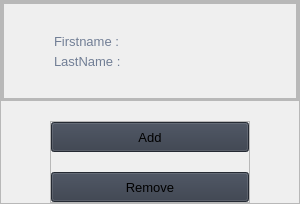
                                         <widget class="QFrame" name="frame_17">
                                          <property name="minimumSize">
                                           <size>
                                            <width>300</width>
                                            <height>0</height>
                                           </size>
                                          </property>
                                          <property name="frameShape">
                                           <enum>QFrame::StyledPanel</enum>
                                          </property>
                                          <property name="frameShadow">
                                           <enum>QFrame::Raised</enum>
                                          </property>
                                          <layout class="QVBoxLayout" name="verticalLayout_44">
                                           <property name="spacing">
                                            <number>20</number>
                                           </property>
                                           <property name="leftMargin">
                                            <number>0</number>
                                           </property>
                                           <property name="topMargin">
                                            <number>0</number>
                                           </property>
                                           <property name="rightMargin">
                                            <number>0</number>
                                           </property>
                                           <property name="bottomMargin">
                                            <number>0</number>
                                           </property>
                                           <item>
                                            <widget class="QFrame" name="frame_24">
                                             <property name="minimumSize">
                                              <size>
                                               <width>0</width>
                                               <height>100</height>
                                              </size>
                                             </property>
                                             <property name="frameShape">
                                              <enum>QFrame::StyledPanel</enum>
                                             </property>
                                             <property name="frameShadow">
                                              <enum>QFrame::Raised</enum>
                                             </property>
                                             <layout class="QVBoxLayout" name="verticalLayout_47">
                                              <property name="spacing">
                                               <number>0</number>
                                              </property>
                                              <property name="leftMargin">
                                               <number>0</number>
                                              </property>
                                              <property name="topMargin">
                                               <number>0</number>
                                              </property>
                                              <property name="rightMargin">
                                               <number>0</number>
                                              </property>
                                              <property name="bottomMargin">
                                               <number>0</number>
                                              </property>
                                              <item>
                                               <widget class="QFrame" name="frame_25">
                                                <property name="frameShape">
                                                 <enum>QFrame::StyledPanel</enum>
                                                </property>
                                                <property name="frameShadow">
                                                 <enum>QFrame::Raised</enum>
                                                </property>
                                                <layout class="QHBoxLayout" name="horizontalLayout_21">
                                                 <property name="spacing">
                                                  <number>0</number>
                                                 </property>
                                                 <property name="leftMargin">
                                                  <number>0</number>
                                                 </property>
                                                 <property name="topMargin">
                                                  <number>0</number>
                                                 </property>
                                                 <property name="rightMargin">
                                                  <number>0</number>
                                                 </property>
                                                 <property name="bottomMargin">
                                                  <number>0</number>
                                                 </property>
                                                 <item>
                                                  <widget class="QFrame" name="frame_27">
                                                   <property name="frameShape">
                                                    <enum>QFrame::StyledPanel</enum>
                                                   </property>
                                                   <property name="frameShadow">
                                                    <enum>QFrame::Raised</enum>
                                                   </property>
                                                   <layout class="QVBoxLayout" name="verticalLayout_50">
                                                    <property name="spacing">
                                                     <number>0</number>
                                                    </property>
                                                    <property name="leftMargin">
                                                     <number>0</number>
                                                    </property>
                                                    <property name="topMargin">
                                                     <number>0</number>
                                                    </property>
                                                    <property name="rightMargin">
                                                     <number>0</number>
                                                    </property>
                                                    <property name="bottomMargin">
                                                     <number>0</number>
                                                    </property>
                                                    <item>
                                                     <layout class="QGridLayout" name="gridLayout_6" columnstretch="0,0">
                                                      <property name="sizeConstraint">
                                                       <enum>QLayout::SetFixedSize</enum>
                                                      </property>
                                                      <property name="leftMargin">
                                                       <number>50</number>
                                                      </property>
                                                      <property name="topMargin">
                                                       <number>0</number>
                                                      </property>
                                                      <property name="rightMargin">
                                                       <number>50</number>
                                                      </property>
                                                      <property name="horizontalSpacing">
                                                       <number>0</number>
                                                      </property>
                                                      <property name="verticalSpacing">
                                                       <number>5</number>
                                                      </property>
                                                      <item row="0" column="0" alignment="Qt::AlignBottom">
                                                       <widget class="QLabel" name="error_images_2">
                                                        <property name="font">
                                                         <font>
                                                          <family>Segoe UI</family>
                                                          <pointsize>10</pointsize>
                                                          <weight>50</weight>
                                                          <italic>false</italic>
                                                          <bold>false</bold>
                                                         </font>
                                                        </property>
                                                        <property name="styleSheet">
                                                         <string notr="true">color: rgb(113, 126, 149);</string>
                                                        </property>
                                                        <property name="text">
                                                         <string>Firstname :</string>
                                                        </property>
                                                       </widget>
                                                      </item>
                                                      <item row="1" column="1" alignment="Qt::AlignTop">
                                                       <widget class="QLabel" name="labelLastname_image">
                                                        <property name="font">
                                                         <font>
                                                          <family>Segoe UI</family>
                                                          <pointsize>10</pointsize>
                                                          <weight>50</weight>
                                                          <italic>false</italic>
                                                          <bold>false</bold>
                                                         </font>
                                                        </property>
                                                        <property name="styleSheet">
                                                         <string notr="true">color:#c495fd;</string>
                                                        </property>
                                                        <property name="text">
                                                         <string/>
                                                        </property>
                                                       </widget>
                                                      </item>
                                                      <item row="1" column="0" alignment="Qt::AlignTop">
                                                       <widget class="QLabel" name="error_images_4">
                                                        <property name="font">
                                                         <font>
                                                          <family>Segoe UI</family>
                                                          <pointsize>10</pointsize>
                                                          <weight>50</weight>
                                                          <italic>false</italic>
                                                          <bold>false</bold>
                                                         </font>
                                                        </property>
                                                        <property name="styleSheet">
                                                         <string notr="true">color: rgb(113, 126, 149);</string>
                                                        </property>
                                                        <property name="text">
                                                         <string>LastName :</string>
                                                        </property>
                                                       </widget>
                                                      </item>
                                                      <item row="0" column="1" alignment="Qt::AlignBottom">
                                                       <widget class="QLabel" name="labelFirstname_image">
                                                        <property name="font">
                                                         <font>
                                                          <family>Segoe UI</family>
                                                          <pointsize>10</pointsize>
                                                          <weight>50</weight>
                                                          <italic>false</italic>
                                                          <bold>false</bold>
                                                         </font>
                                                        </property>
                                                        <property name="styleSheet">
                                                         <string notr="true">color:#c495fd;</string>
                                                        </property>
                                                        <property name="text">
                                                         <string/>
                                                        </property>
                                                       </widget>
                                                      </item>
                                                     </layout>
                                                    </item>
                                                   </layout>
                                                  </widget>
                                                 </item>
                                                </layout>
                                               </widget>
                                              </item>
                                             </layout>
                                            </widget>
                                           </item>
                                           <item alignment="Qt::AlignHCenter|Qt::AlignTop">
                                            <widget class="QFrame" name="frame_23">
                                             <property name="minimumSize">
                                              <size>
                                               <width>200</width>
                                               <height>0</height>
                                              </size>
                                             </property>
                                             <property name="maximumSize">
                                              <size>
                                               <width>16777215</width>
                                               <height>16777215</height>
                                              </size>
                                             </property>
                                             <property name="sizeIncrement">
                                              <size>
                                               <width>4</width>
                                               <height>0</height>
                                              </size>
                                             </property>
                                             <property name="frameShape">
                                              <enum>QFrame::StyledPanel</enum>
                                             </property>
                                             <property name="frameShadow">
                                              <enum>QFrame::Raised</enum>
                                             </property>
                                             <layout class="QVBoxLayout" name="verticalLayout_45">
                                              <property name="spacing">
                                               <number>20</number>
                                              </property>
                                              <property name="leftMargin">
                                               <number>0</number>
                                              </property>
                                              <property name="topMargin">
                                               <number>0</number>
                                              </property>
                                              <property name="rightMargin">
                                               <number>0</number>
                                              </property>
                                              <property name="bottomMargin">
                                               <number>0</number>
                                              </property>
                                              <item>
                                               <widget class="QPushButton" name="btn_images_add">
                                                <property name="minimumSize">
                                                 <size>
                                                  <width>150</width>
                                                  <height>30</height>
                                                 </size>
                                                </property>
                                                <property name="font">
                                                 <font>
                                                  <family>Segoe UI</family>
                                                  <pointsize>10</pointsize>
                                                  <weight>50</weight>
                                                  <italic>false</italic>
                                                  <bold>false</bold>
                                                 </font>
                                                </property>
                                                <property name="cursor">
                                                 <cursorShape>PointingHandCursor</cursorShape>
                                                </property>
                                                <property name="styleSheet">
                                                 <string notr="true">background-color: rgb(52, 59, 72);</string>
                                                </property>
                                                <property name="text">
                                                 <string>Add</string>
                                                </property>
                                                <property name="icon">
                                                 <iconset resource="resources.qrc">
                                                  <normaloff>:/icons/images/icons/cil-library-add.png</normaloff>:/icons/images/icons/cil-library-add.png</iconset>
                                                </property>
                                               </widget>
                                              </item>
                                              <item>
                                               <widget class="QPushButton" name="btn_images_remove">
                                                <property name="minimumSize">
                                                 <size>
                                                  <width>150</width>
                                                  <height>30</height>
                                                 </size>
                                                </property>
                                                <property name="font">
                                                 <font>
                                                  <family>Segoe UI</family>
                                                  <pointsize>10</pointsize>
                                                  <weight>50</weight>
                                                  <italic>false</italic>
                                                  <bold>false</bold>
                                                 </font>
                                                </property>
                                                <property name="cursor">
                                                 <cursorShape>PointingHandCursor</cursorShape>
                                                </property>
                                                <property name="styleSheet">
                                                 <string notr="true">background-color: rgb(52, 59, 72);</string>
                                                </property>
                                                <property name="text">
                                                 <string>Remove</string>
                                                </property>
                                                <property name="icon">
                                                 <iconset resource="resources.qrc">
                                                  <normaloff>:/icons/images/icons/cil-library-remove.png</normaloff>:/icons/images/icons/cil-library-remove.png</iconset>
                                                </property>
                                               </widget>
                                              </item>
                                             </layout>
                                            </widget>
                                           </item>
                                          </layout>
                                         </widget>
